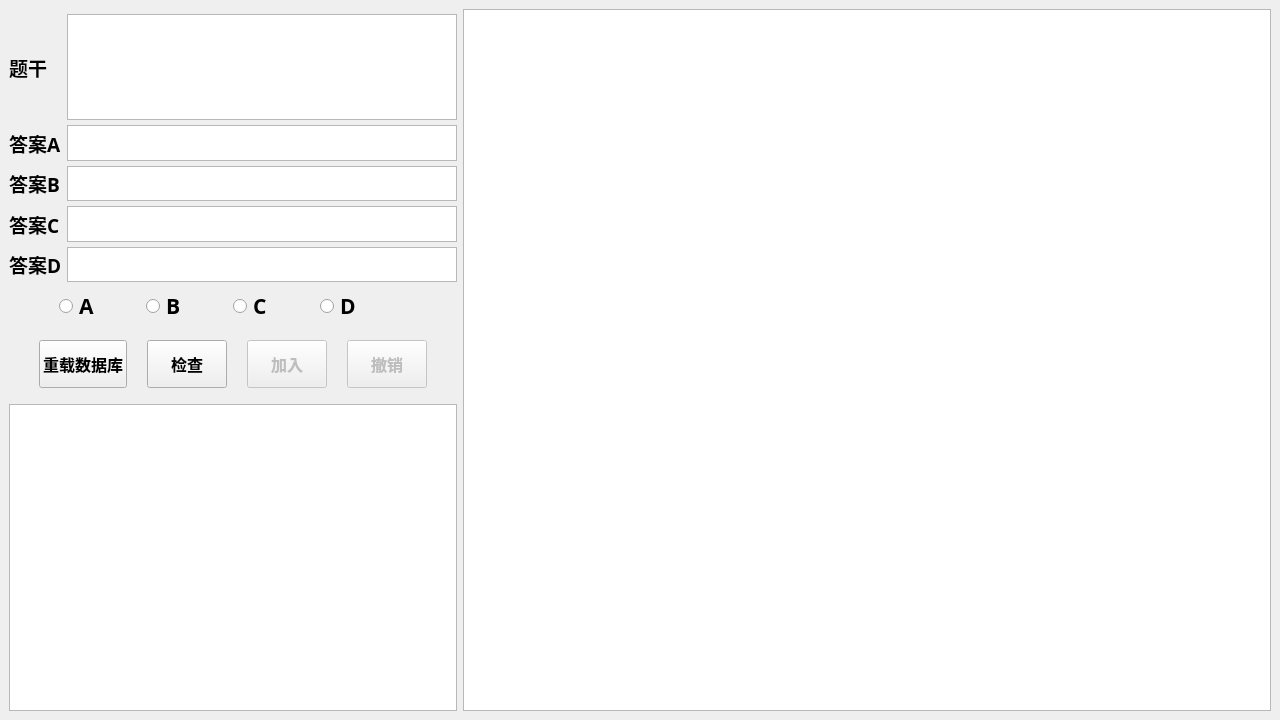
<?xml version="1.0" encoding="UTF-8"?>
<ui version="4.0">
 <class>MainWindow</class>
 <widget class="QMainWindow" name="MainWindow">
  <property name="geometry">
   <rect>
    <x>0</x>
    <y>0</y>
    <width>1280</width>
    <height>720</height>
   </rect>
  </property>
  <property name="windowTitle">
   <string>MainWindow</string>
  </property>
  <widget class="QWidget" name="centralwidget">
   <layout class="QHBoxLayout" name="horizontalLayout" stretch="3,7">
    <item>
     <layout class="QVBoxLayout" name="verticalLayout" stretch="8,1,2,9">
      <property name="spacing">
       <number>6</number>
      </property>
      <item>
       <layout class="QFormLayout" name="formLayout">
        <property name="sizeConstraint">
         <enum>QLayout::SetDefaultConstraint</enum>
        </property>
        <property name="fieldGrowthPolicy">
         <enum>QFormLayout::AllNonFixedFieldsGrow</enum>
        </property>
        <property name="rowWrapPolicy">
         <enum>QFormLayout::DontWrapRows</enum>
        </property>
        <property name="horizontalSpacing">
         <number>5</number>
        </property>
        <property name="verticalSpacing">
         <number>5</number>
        </property>
        <property name="topMargin">
         <number>5</number>
        </property>
        <item row="0" column="0">
         <widget class="QLabel" name="label">
          <property name="sizePolicy">
           <sizepolicy hsizetype="Expanding" vsizetype="Expanding">
            <horstretch>0</horstretch>
            <verstretch>0</verstretch>
           </sizepolicy>
          </property>
          <property name="font">
           <font>
            <family>Microsoft YaHei UI Semibold</family>
            <pointsize>14</pointsize>
            <weight>75</weight>
            <bold>true</bold>
           </font>
          </property>
          <property name="text">
           <string>题干</string>
          </property>
         </widget>
        </item>
        <item row="0" column="1">
         <widget class="QTextEdit" name="Input_Question">
          <property name="sizePolicy">
           <sizepolicy hsizetype="Expanding" vsizetype="Ignored">
            <horstretch>0</horstretch>
            <verstretch>3</verstretch>
           </sizepolicy>
          </property>
          <property name="font">
           <font>
            <family>Microsoft YaHei UI Semibold</family>
            <pointsize>10</pointsize>
            <weight>75</weight>
            <bold>true</bold>
           </font>
          </property>
         </widget>
        </item>
        <item row="1" column="0">
         <widget class="QLabel" name="label_2">
          <property name="sizePolicy">
           <sizepolicy hsizetype="Expanding" vsizetype="Expanding">
            <horstretch>0</horstretch>
            <verstretch>0</verstretch>
           </sizepolicy>
          </property>
          <property name="font">
           <font>
            <family>Microsoft YaHei UI Semibold</family>
            <pointsize>14</pointsize>
            <weight>75</weight>
            <bold>true</bold>
           </font>
          </property>
          <property name="text">
           <string>答案A</string>
          </property>
         </widget>
        </item>
        <item row="1" column="1">
         <widget class="QTextEdit" name="Input_AnsA">
          <property name="sizePolicy">
           <sizepolicy hsizetype="Expanding" vsizetype="Ignored">
            <horstretch>0</horstretch>
            <verstretch>1</verstretch>
           </sizepolicy>
          </property>
          <property name="font">
           <font>
            <family>Microsoft YaHei UI Semibold</family>
            <pointsize>10</pointsize>
            <weight>75</weight>
            <bold>true</bold>
           </font>
          </property>
         </widget>
        </item>
        <item row="2" column="0">
         <widget class="QLabel" name="label_3">
          <property name="sizePolicy">
           <sizepolicy hsizetype="Expanding" vsizetype="Expanding">
            <horstretch>0</horstretch>
            <verstretch>0</verstretch>
           </sizepolicy>
          </property>
          <property name="font">
           <font>
            <family>Microsoft YaHei UI Semibold</family>
            <pointsize>14</pointsize>
            <weight>75</weight>
            <bold>true</bold>
           </font>
          </property>
          <property name="text">
           <string>答案B</string>
          </property>
         </widget>
        </item>
        <item row="2" column="1">
         <widget class="QTextEdit" name="Input_AnsB">
          <property name="sizePolicy">
           <sizepolicy hsizetype="Expanding" vsizetype="Ignored">
            <horstretch>0</horstretch>
            <verstretch>1</verstretch>
           </sizepolicy>
          </property>
          <property name="font">
           <font>
            <family>Microsoft YaHei UI Semibold</family>
            <pointsize>10</pointsize>
            <weight>75</weight>
            <bold>true</bold>
           </font>
          </property>
         </widget>
        </item>
        <item row="3" column="0">
         <widget class="QLabel" name="label_4">
          <property name="sizePolicy">
           <sizepolicy hsizetype="Expanding" vsizetype="Expanding">
            <horstretch>0</horstretch>
            <verstretch>0</verstretch>
           </sizepolicy>
          </property>
          <property name="font">
           <font>
            <family>Microsoft YaHei UI Semibold</family>
            <pointsize>14</pointsize>
            <weight>75</weight>
            <bold>true</bold>
           </font>
          </property>
          <property name="text">
           <string>答案C</string>
          </property>
         </widget>
        </item>
        <item row="3" column="1">
         <widget class="QTextEdit" name="Input_AnsC">
          <property name="sizePolicy">
           <sizepolicy hsizetype="Expanding" vsizetype="Ignored">
            <horstretch>0</horstretch>
            <verstretch>1</verstretch>
           </sizepolicy>
          </property>
          <property name="font">
           <font>
            <family>Microsoft YaHei UI Semibold</family>
            <pointsize>10</pointsize>
            <weight>75</weight>
            <bold>true</bold>
           </font>
          </property>
         </widget>
        </item>
        <item row="4" column="0">
         <widget class="QLabel" name="label_5">
          <property name="sizePolicy">
           <sizepolicy hsizetype="Expanding" vsizetype="Expanding">
            <horstretch>0</horstretch>
            <verstretch>0</verstretch>
           </sizepolicy>
          </property>
          <property name="font">
           <font>
            <family>Microsoft YaHei UI Semibold</family>
            <pointsize>14</pointsize>
            <weight>75</weight>
            <bold>true</bold>
           </font>
          </property>
          <property name="text">
           <string>答案D</string>
          </property>
         </widget>
        </item>
        <item row="4" column="1">
         <widget class="QTextEdit" name="Input_AnsD">
          <property name="sizePolicy">
           <sizepolicy hsizetype="Expanding" vsizetype="Ignored">
            <horstretch>0</horstretch>
            <verstretch>1</verstretch>
           </sizepolicy>
          </property>
          <property name="font">
           <font>
            <family>Microsoft YaHei UI Semibold</family>
            <pointsize>10</pointsize>
            <weight>75</weight>
            <bold>true</bold>
           </font>
          </property>
         </widget>
        </item>
       </layout>
      </item>
      <item>
       <layout class="QHBoxLayout" name="horizontalLayout_3" stretch="5,5,5,5">
        <property name="spacing">
         <number>0</number>
        </property>
        <property name="leftMargin">
         <number>50</number>
        </property>
        <property name="rightMargin">
         <number>50</number>
        </property>
        <item>
         <widget class="QRadioButton" name="Ans_Chk_A">
          <property name="font">
           <font>
            <family>Microsoft YaHei UI Semibold</family>
            <pointsize>16</pointsize>
            <weight>75</weight>
            <bold>true</bold>
           </font>
          </property>
          <property name="text">
           <string>A</string>
          </property>
         </widget>
        </item>
        <item>
         <widget class="QRadioButton" name="Ans_Chk_B">
          <property name="font">
           <font>
            <family>Microsoft YaHei UI Semibold</family>
            <pointsize>16</pointsize>
            <weight>75</weight>
            <bold>true</bold>
           </font>
          </property>
          <property name="text">
           <string>B</string>
          </property>
         </widget>
        </item>
        <item>
         <widget class="QRadioButton" name="Ans_Chk_C">
          <property name="font">
           <font>
            <family>Microsoft YaHei UI Semibold</family>
            <pointsize>16</pointsize>
            <weight>75</weight>
            <bold>true</bold>
           </font>
          </property>
          <property name="text">
           <string>C</string>
          </property>
         </widget>
        </item>
        <item>
         <widget class="QRadioButton" name="Ans_Chk_D">
          <property name="font">
           <font>
            <family>Microsoft YaHei UI Semibold</family>
            <pointsize>16</pointsize>
            <weight>75</weight>
            <bold>true</bold>
           </font>
          </property>
          <property name="text">
           <string>D</string>
          </property>
         </widget>
        </item>
       </layout>
      </item>
      <item>
       <layout class="QHBoxLayout" name="horizontalLayout_2" stretch="3,3,3,3">
        <property name="spacing">
         <number>20</number>
        </property>
        <property name="leftMargin">
         <number>30</number>
        </property>
        <property name="topMargin">
         <number>10</number>
        </property>
        <property name="rightMargin">
         <number>30</number>
        </property>
        <property name="bottomMargin">
         <number>10</number>
        </property>
        <item>
         <widget class="QPushButton" name="FN1_RLD_db">
          <property name="sizePolicy">
           <sizepolicy hsizetype="Expanding" vsizetype="Expanding">
            <horstretch>0</horstretch>
            <verstretch>0</verstretch>
           </sizepolicy>
          </property>
          <property name="font">
           <font>
            <family>Microsoft YaHei UI Semibold</family>
            <pointsize>12</pointsize>
            <weight>75</weight>
            <bold>true</bold>
           </font>
          </property>
          <property name="text">
           <string>重载数据库</string>
          </property>
         </widget>
        </item>
        <item>
         <widget class="QPushButton" name="FN2_Chk">
          <property name="sizePolicy">
           <sizepolicy hsizetype="Expanding" vsizetype="Expanding">
            <horstretch>0</horstretch>
            <verstretch>0</verstretch>
           </sizepolicy>
          </property>
          <property name="font">
           <font>
            <family>Microsoft YaHei UI Semibold</family>
            <pointsize>12</pointsize>
            <weight>75</weight>
            <bold>true</bold>
           </font>
          </property>
          <property name="text">
           <string>检查</string>
          </property>
         </widget>
        </item>
        <item>
         <widget class="QPushButton" name="FN3_Push">
          <property name="enabled">
           <bool>false</bool>
          </property>
          <property name="sizePolicy">
           <sizepolicy hsizetype="Expanding" vsizetype="Expanding">
            <horstretch>0</horstretch>
            <verstretch>0</verstretch>
           </sizepolicy>
          </property>
          <property name="font">
           <font>
            <family>Microsoft YaHei UI Semibold</family>
            <pointsize>12</pointsize>
            <weight>75</weight>
            <bold>true</bold>
           </font>
          </property>
          <property name="text">
           <string>加入</string>
          </property>
         </widget>
        </item>
        <item>
         <widget class="QPushButton" name="FN4_Undo">
          <property name="enabled">
           <bool>false</bool>
          </property>
          <property name="sizePolicy">
           <sizepolicy hsizetype="Expanding" vsizetype="Expanding">
            <horstretch>0</horstretch>
            <verstretch>0</verstretch>
           </sizepolicy>
          </property>
          <property name="font">
           <font>
            <family>Microsoft YaHei UI Semibold</family>
            <pointsize>12</pointsize>
            <weight>75</weight>
            <bold>true</bold>
           </font>
          </property>
          <property name="text">
           <string>撤销</string>
          </property>
         </widget>
        </item>
       </layout>
      </item>
      <item>
       <widget class="QTextBrowser" name="View"/>
      </item>
     </layout>
    </item>
    <item>
     <widget class="QTableWidget" name="tableWidget">
      <property name="font">
       <font>
        <family>Microsoft YaHei UI Semibold</family>
        <pointsize>11</pointsize>
        <weight>75</weight>
        <bold>true</bold>
        <underline>false</underline>
       </font>
      </property>
     </widget>
    </item>
   </layout>
  </widget>
 </widget>
 <resources/>
 <connections/>
</ui>
